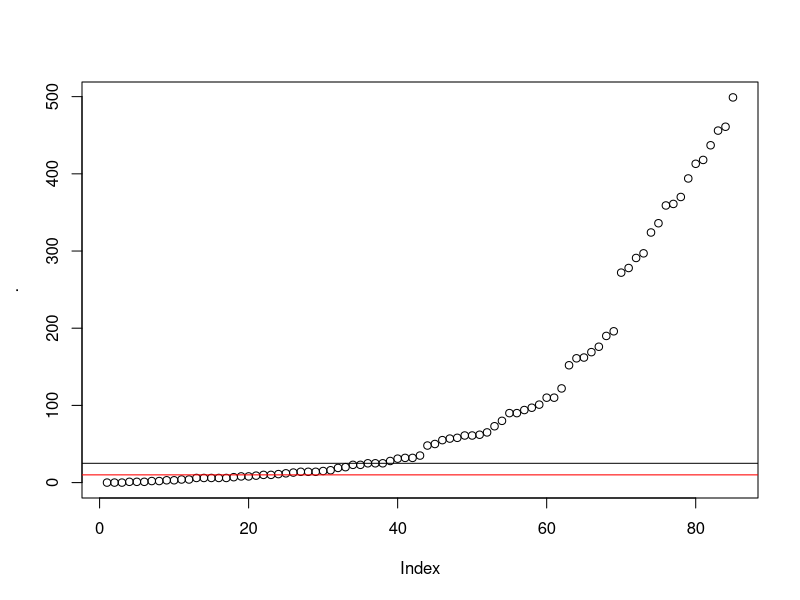

R code for this plot: (Note: this script raises an error after producing the figure.)
##################### CoMMpass Correlation matrix SCRIPT ###########################

library(data.table)
library(tidyverse)

# import<-fread("D:/analisi_in_corso/risk_1q_13/CoMMpass/complete_database_1q_13_CoMMpass.txt")
import<-fread("results/complete_database_CoMMpass_1q_13.txt")


# select only relevant variables to associate
names(import)
data<-import %>% select(contains("maj_broad"), contains("maj_focal"), contains("maj_call"), HyperDiploidy, matches("^SeqWGS_"))
names(data)

#____ Build CALLS for traslocations ______

data$t_others <- data$SeqWGS_CCND3_CALL + data$SeqWGS_MAF_CALL + data$SeqWGS_MAFB_CALL

#____ KEEP ONLY UNIQUE/RELVANT CALLS____ 

# unique calls
data <- data %>% select( -c(AMP_maj_broad_chr_1q, 
                            AMP_maj_broad_chr_8q, 
                            DEL_maj_broad_chr_17p, 
                            DEL_maj_broad_chr_13q, 
                            DEL_maj_broad_chr_14q, 
                            DEL_maj_broad_chr_1p,
                            DEL_maj_broad_chr_16q, 
                            contains("maj_focal"),
                            SeqWGS_CCND3_CALL,
                            SeqWGS_MAF_CALL,
                            SeqWGS_MAFB_CALL
                            ))
names(data)

# relevant calls
data <- as.data.frame(data)
data %>% summarise_all(sum, na.rm =T)
data %>% summarise_all(sum, na.rm =T) %>% as.numeric %>% sort %>% plot + abline(h = 25) + abline(h = 10, col="red")
data %>% summarise_all(sum, na.rm =T) %>% `>`(25) %>% as.vector -> rel
table(rel)

data <- data[rel]
names(data)
data %>% summarise_all(sum, na.rm =T) %>% `>`(25) %>% as.vector %>% table


# add IgH translocated group
data$t_IgH <- data$SeqWGS_WHSC1_CALL + data$SeqWGS_CCND1_CALL + data$t_others

# ------------------ OPTIONAL: add group risk 1q & 13 ------------------------
MM_risk <- ifelse( data$AMP_maj_call_chr_1q == 1 & data$DEL_maj_call_chr_13q ==1, 1,
                   ifelse(data$AMP_maj_call_chr_1q == 1 | data$DEL_maj_call_chr_13q ==1, 2, 3) )

table(MM_risk)
table(MM_risk, data$SeqWGS_WHSC1_CALL)

data$MM_risk_1 <- ifelse(MM_risk==1, 1,0)
data$MM_risk_2 <- ifelse(MM_risk==2, 1,0)
data$MM_risk_3 <- ifelse(MM_risk==3, 1,0)

# dataprep COLUMNS

names(data) <- names(data) %>% str_replace("maj_broad_chr_|maj_call_chr_","") 


asd <- data %>% select(AMP_1p, AMP_1q, AMP_2p:AMP_7q, AMP_8q, AMP_9p,AMP_9q, AMP_11p:AMP_21q, 
                       DEL_1p, DEL_4p:DEL_12q, DEL_13q, DEL_14q, DEL_16p, DEL_16q, DEL_17p, DEL_18p:DEL_22q, 
                       SeqWGS_WHSC1_CALL, SeqWGS_CCND1_CALL, t_others, SeqWGS_MYC_CALL,
                       HyperDiploidy, t_IgH, MM_risk_1:MM_risk_3)


asd <- data %>% select(AMP_1p, AMP_1q, AMP_2p:AMP_7q, AMP_8q, AMP_9p,AMP_9q, AMP_11p:AMP_21q, 
                       DEL_1p, DEL_4p:DEL_12q, DEL_13q, DEL_14q, DEL_16p, DEL_16q, DEL_17p, DEL_18p:DEL_22q, 
                       t_WHSC1=SeqWGS_WHSC1_CALL, 
                       t_CCND1=SeqWGS_CCND1_CALL, 
                       t_others, 
                       t_MYC=SeqWGS_MYC_CALL,
                       HyperDiploidy,
                       t_IgH)


############################# CORRELATION MATRIX ##########################

dataM <- as.matrix(asd)

rownames(dataM) <- rownames(import)


sumsEvents <- apply(dataM, 2, sum, na.rm = TRUE)

0.05*840
42/840

idxEvents <- which(sumsEvents >= 42)

dataMF <- dataM[,idxEvents]
apply(dataMF, 2, sum, na.rm = TRUE)



library(corrplot)

M <- cor(dataMF, use = "pairwise.complete.obs")

pvalueMat <- cor.mtest(M, conf.level = 0.95)

# DEF

pdf("plots/correlation_plots/cor_matrix_CoMM.pdf", 
    width = 10, height = 11)

corrplot(M, type="lower", method="ellipse", 
         tl.col="black", 
         col = colbwr(200),
         p.mat = pvalueMat$p, 
         sig.level = 0.05,
         insig = "pch", 
         pch.cex	=0.8, 
         pch.col ="grey40",
         diag = F,
         tl.srt= 60,
         tl.cex=0.7
         # tl.col=c(rep("orangered",27),rep("deepskyblue2",15),rep("darkorchid3",4), rep("black",5))
         # addgrid.col="white"
) 

dev.off()

